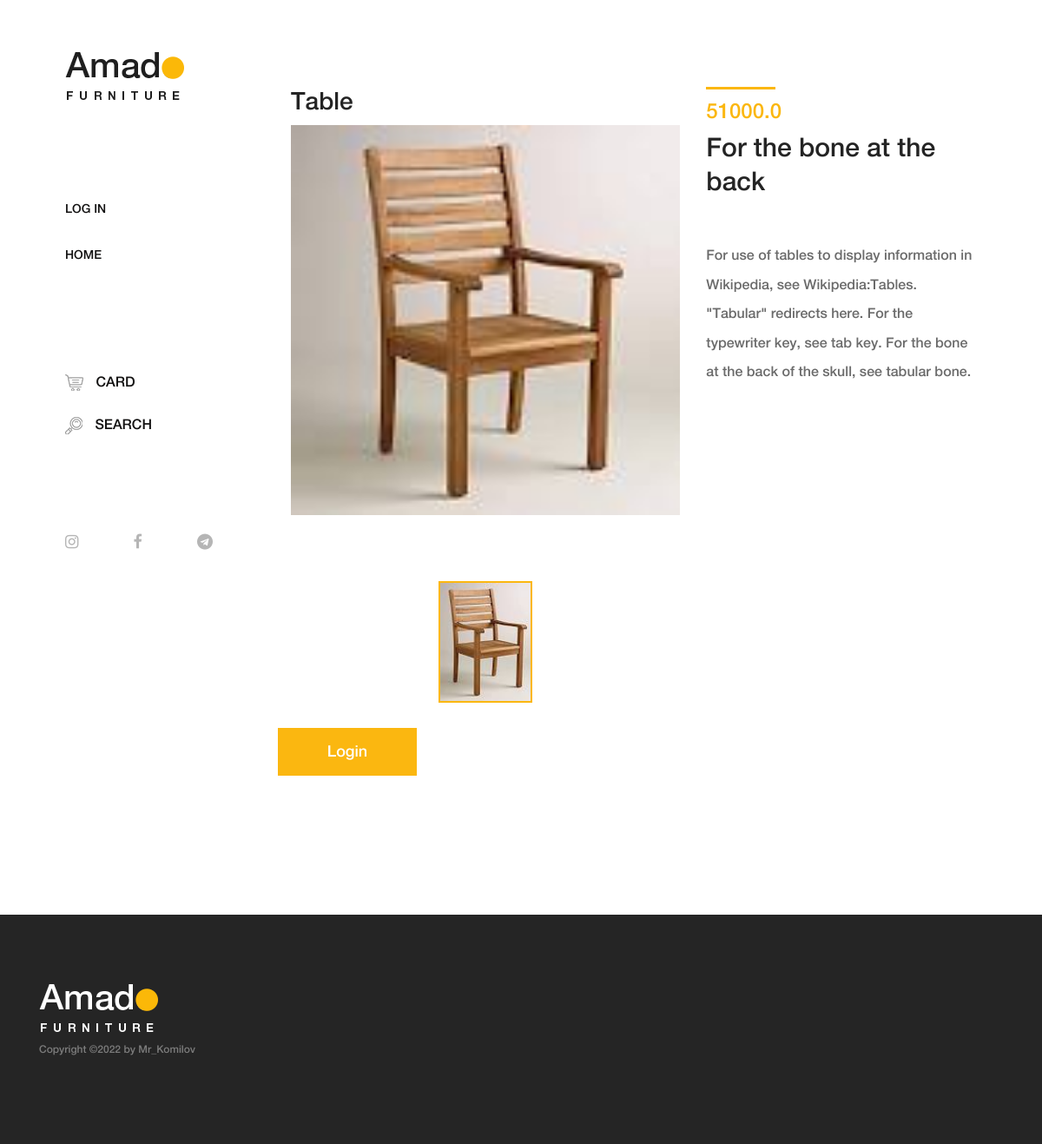
/product/5/, run on the app's committed database.
### products/models.py (models this page shows, shortened)
class Product (models.Model):
    title = models.CharField(max_length=30)
    bio = models.CharField(max_length=50)
    definition = models.TextField()
    photo1 = models.ImageField(upload_to = 'media/img/product-img/%Y/%m/%d')
    photo2 = models.ImageField(upload_to = 'media/img/product-img/%Y/%m/%d', null = True, blank = True)
    photo3 = models.ImageField(upload_to = 'media/img/product-img/%Y/%m/%d', null = True, blank = True)
    photo4 = models.ImageField(upload_to = 'media/img/product-img/%Y/%m/%d', null = True, blank = True)
    price = models.FloatField(default = 0.00)
    count = models.PositiveIntegerField(default = 1)
    delivery_price = models.FloatField(default = 0.00)
    users = models.ForeignKey(CustomUser, on_delete = models.CASCADE, null = True, blank = True)
    card = models.BooleanField(default = 0)
    buy =  models.BooleanField(default = 0)

### pages/views.py (the view)
# urls.py: path('product/<int:pk>/', product , name = 'product'),
def product(request, pk = None, card = None):
    if card and pk:
        user = request.user
        product_obj = Product.objects.filter(id = pk)[0]
        product_obj.users = user
        product_obj.save()
        obj = Product.objects.filter(id = pk)[0]
        if card == 1:
            obj.card = 1
        elif card == 2:
            obj.card = 0
        obj.save()
        return render(request, template_name="product.html", context ={"obj" : obj} )
    elif pk:
        obj = Product.objects.filter(id = pk)[0]
        return render(request, template_name="product.html", context ={"obj" : obj} )
    else:
        return redirect('home')

### template/product.html (shortened to what this page needs)
{% extends 'base.html' %}
{% load static %}
{% block content %}
    <div class="single-product-area section-padding-100 clearfix" style="margin-bottom: 5%;">
        <div class="container-fluid">
            <div class="row">
                <div class="col-12 col-lg-7">
                    <div class="single_product_thumb" >
                        <h3> {{obj.title}} </h3>
                        <div id="product_details_slider" class="carousel slide" data-ride="carousel">
                            <ol class="carousel-indicators">
                                <li class="active"  data-target="#product_details_slider" data-slide-to="0" style=" background-image: url('/media/{{obj.photo1}}');">
                                </li>
                            </ol>
                            <div class="carousel-inner" style="height: 500px;">
                                <div class="carousel-item active">
                                    <a class="gallery_img" href="/media/{{obj.photo1}}">
                                        <img class="d-block w-100" style="width: 100%;"  src="/media/{{obj.photo1}}" alt="First slide">
                                    </a>
                                </div>
                            </div>
                        </div>
                    </div>
                    <br>
                </div>
                <div class="col-12 col-lg-5">
                    <div class="single_product_desc">
                        <div class="product-meta-data">
                            <div class="line"></div>
                            <p class="product-price">{{obj.price}}</p>
                            <a href="">
                                <h6>{{obj.bio}}</h6>
                            </a>
                        </div>
                        <div class="short_overview my-5">
                            <p>{{obj.definition}}</p>
                        </div>
                    </div>
                </div>
                {% if user.is_authenticated %}
                        <a href="{% url 'checkout' obj.pk %}"><button name="buy" class="btn amado-btn">Buy</button></a>
                        {% if obj.card == 1 %}
                            <a href="{% url 'product' obj.pk 2 %}"><button name="card" class="btn amado-btn">Remove Card</button></a>
                        {% else %}
                            <a href="{% url 'product' obj.pk 1 %}"><button name="card" class="btn amado-btn">Add Card</button></a>
                        {% endif %}
                        {% if user.is_superuser %}
                            <a href="{% url 'delete' obj.pk %}"><button name="delete" class="btn amado-btn">Delete</button></a>
                            <a href="{% url 'update' obj.pk %}"><button name="update" class="btn amado-btn">Update</button></a>
                        {% endif %}
                    {% else %}
                        <a href="{% url 'login' %}"><button name="login" class="btn amado-btn">Login</button></a>
                    {% endif %}
            </div>
        </div>
    </div>
{% endblock content %}

### static/css/core-style.css (style rules this page uses)
* { margin: 0; padding: 0; }
body { font-family: "helveticaneuemedium"; font-size: 16px; }
h1, h2, h3, h4, h5, h6 { color: #242424; line-height: 1.3; font-weight: 400; }
p { color: #6d6d6d; font-size: 16px; line-height: 1.9; font-weight: 400; }
a { -webkit-transition: all 500ms ease 0s; transition: all 500ms ease 0s; text-decoration: none; outline: 0 solid transparent; color: #131212; font-weight: 400; font-size: 12px; }
ul, ol { margin: 0; }
ul li, ol li { list-style: none; }
img { height: auto; max-width: 100%; }
.section-padding-100 { padding-top: 100px; padding-bottom: 100px; }
.amado-btn { display: inline-block; min-width: 160px; height: 55px; color: #ffffff; border: none; border-radius: 0; padding: 0 7px; font-size: 18px; line-height: 56px; background-color: #fbb710; font-weight: 400; }
.main-content-wrapper .single-product-area { position: relative; z-index: 1; -webkit-box-flex: 0; -ms-flex: 0 0 calc(95% - 320px); flex: 0 0 calc(95% - 320px); width: calc(95% - 320px); max-width: calc(95% - 320px); }
.main-content-wrapper .single-product-area .single_product_thumb { position: relative; z-index: 1; margin-bottom: 170px; }
.main-content-wrapper .single-product-area .single_product_thumb .carousel-indicators { margin: 0 7.5px; bottom: -165px; }
.main-content-wrapper .single-product-area .single_product_thumb .carousel-indicators li { -webkit-box-flex: 0; -ms-flex: 0 0 25%; flex: 0 0 25%; width: 25%; min-width: 25%; height: 140px; background-position: center center; background-size: cover; border: 2px solid transparent; cursor: pointer; }
.main-content-wrapper .single-product-area .single_product_thumb .carousel-indicators li.active { border: 2px solid #fbb710; }
.main-content-wrapper .single-product-area .single_product_thumb .carousel-item a { cursor: zoom-in; }
.main-content-wrapper .single-product-area .single_product_desc { position: relative; z-index: 1; }
.main-content-wrapper .single-product-area .single_product_desc .product-meta-data .line { width: 80px; height: 3px; background-color: #fbb710; margin-bottom: 15px; display: block; }
.main-content-wrapper .single-product-area .single_product_desc .product-meta-data .product-price { font-size: 24px; font-weight: 400; color: #fbb710; line-height: 1; margin-bottom: 10px; }
.main-content-wrapper .single-product-area .single_product_desc .product-meta-data a { display: block; }
.main-content-wrapper .single-product-area .single_product_desc .product-meta-data a h6 { font-size: 30px; margin-bottom: 5px; }
.main-content-wrapper .single-product-area .single_product_desc .short_overview p { line-height: 2.1; color: #6b6b6b; }

### data on the page
Product: title "Table", photo1 (picture), price "51000.0", bio "For the bone at the back", definition "For use of tables to display information in Wikipedia, see Wikipedia:Tables. \"Tabular\" redirects here. For the typewriter key, see tab key. For the bone at the back of the skull, see tabular bone."
